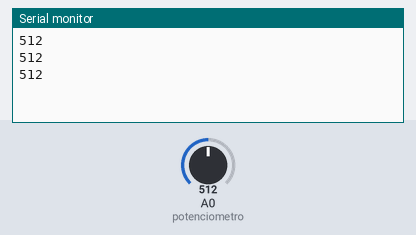
Simulated run of this sketch. Board: Arduino Uno, built with avr-gcc and run on an emulated ATmega328P. Shown: the last lines printed to the serial monitor. Inputs (shaded band) come from the test bench; at power-on: A0 (potenciometro) = 512.

Above: at 1.3 s.
1.4 s: A0 (potenciometro) set to 716
At 1.9 s:
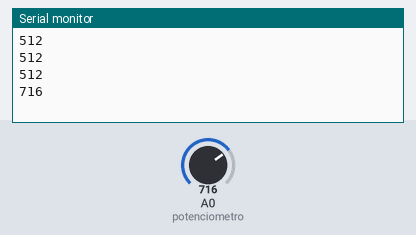
2.9 s: A0 (potenciometro) set to 900
At 3.4 s:
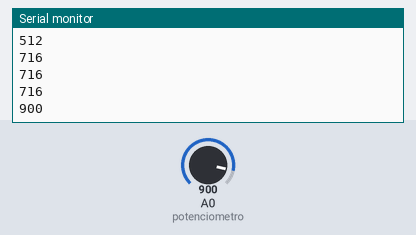
Timing chart, 0 to 5.9 s (numbered marks = the images above; inputs shaded):
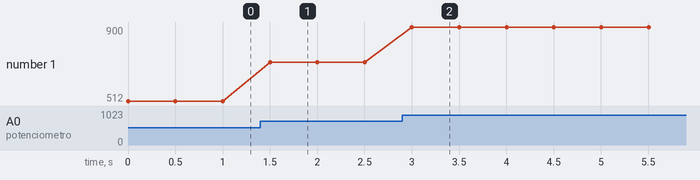

Measured:
- after the input at 1.4 s, the serial monitor: prints a new line after 0.10 s (image 1)
- after the input at 2.9 s, the serial monitor: prints a new line after 0.10 s (image 2)
- plotted number 1: 512 → 716 after the input at 1.4 s, 716 → 900 after the input at 2.9 s

The sketch:

Detector_de_colores_RGB_Super_TOOLS_LP.ino
```cpp
///Programación para ver el valor de las tarjetas de color RGB.

/// verde
/// azul
/// rojo

#include <LiquidCrystal_I2C.h> ///// este programa es para lcd 16x2 con módulo I2C
LiquidCrystal_I2C lcd(0x27,16,2);  //// esta configuración es de mi lcd, debes ver si te funciona, si no entonces coloca otro

int tiempo = 500;

int lector = 0;
int potenciometro = A0;

void setup()
{
  Serial.begin(9600);
}

 void loop()
{
  lector = analogRead(potenciometro);
  Serial.println(lector);
  delay(tiempo);
}
```
